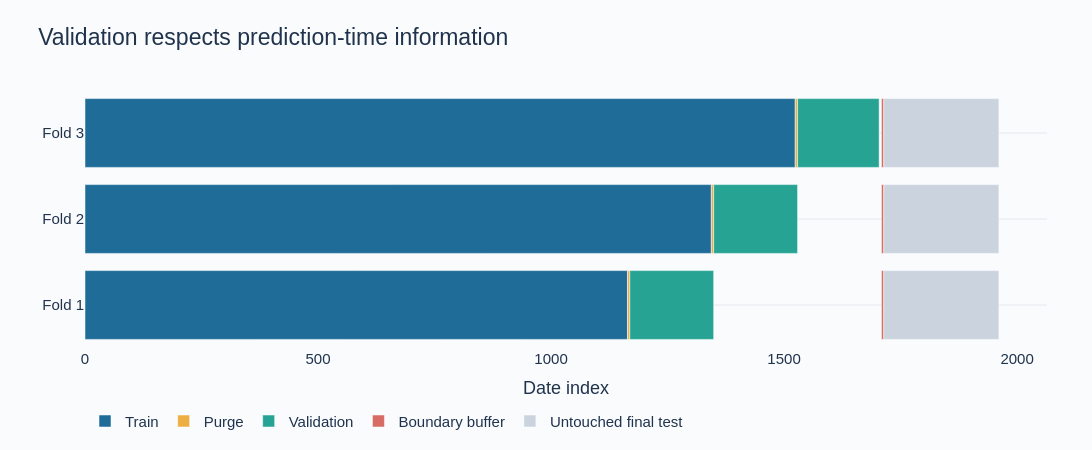

The cell this chart's notebook holds for it:
### Markdown cell above
## Protect 247 final-test dates and the boundary buffer

Three expanding walk-forward folds use 180, 180, and 175 validation dates. A five-date terminal embargo ensures every validation target is fully observable before the reserved interval begins. Five dates are purged before every validation block, so all fitting labels were released strictly before its first prediction. All 252 nominally reserved origins remain outside development. The initial evaluation already inspected overlapping forward outcomes through date 1713, so origins 1709–1713 are a permanent buffer. Only origins 1714–1960 (247 dates) qualify for the eventual untouched final test. The downloadable mock test file overlaps training and is not a valid holdout.

### Code cell
fig = go.Figure()
for fold in folds:
    label = f"Fold {fold.number + 1}"
    for part, start, length, color in [
        ("Train", 0, fold.train_stop, "#1F6C99"),
        ("Purge", fold.train_stop, fold.validation_start - fold.train_stop, "#EDAF43"),
        ("Validation", fold.validation_start, fold.validation_stop - fold.validation_start, "#27A394"),
        ("Boundary buffer", development_stop, 5, "#D76C64"),
        ("Untouched final test", development_stop + 5, len(x) - development_stop - 5, "#CAD3DE")]:
        fig.add_trace(go.Bar(x=[length], y=[label], base=start, orientation="h", name=part,
                             marker_color=color, showlegend=fold.number == 0))
fig.update_layout(barmode="overlay", title="Validation respects prediction-time information", xaxis_title="Date index", legend={"orientation": "h", "y": -0.22})
show_figure(fig, root, "validation_protocol", 450)

### Figure 1 — Plotly figure (JSON) as saved in the notebook; plotly's stock layout.template omitted (floating-point values rounded to 4 significant figures)
{"data": [{"base": 0, "marker": {"color": "#1F6C99"}, "name": "Train", "orientation": "h", "showlegend": true, "type": "bar", "x": [1164], "y": ["Fold 1"]}, {"base": 1164, "marker": {"color": "#EDAF43"}, "name": "Purge", "orientation": "h", "showlegend": true, "type": "bar", "x": [5], "y": ["Fold 1"]}, {"base": 1169, "marker": {"color": "#27A394"}, "name": "Validation", "orientation": "h", "showlegend": true, "type": "bar", "x": [180], "y": ["Fold 1"]}, {"base": 1709, "marker": {"color": "#D76C64"}, "name": "Boundary buffer", "orientation": "h", "showlegend": true, "type": "bar", "x": [5], "y": ["Fold 1"]}, {"base": 1714, "marker": {"color": "#CAD3DE"}, "name": "Untouched final test", "orientation": "h", "showlegend": true, "type": "bar", "x": [247], "y": ["Fold 1"]}, {"base": 0, "marker": {"color": "#1F6C99"}, "name": "Train", "orientation": "h", "showlegend": false, "type": "bar", "x": [1344], "y": ["Fold 2"]}, {"base": 1344, "marker": {"color": "#EDAF43"}, "name": "Purge", "orientation": "h", "showlegend": false, "type": "bar", "x": [5], "y": ["Fold 2"]}, {"base": 1349, "marker": {"color": "#27A394"}, "name": "Validation", "orientation": "h", "showlegend": false, "type": "bar", "x": [180], "y": ["Fold 2"]}, {"base": 1709, "marker": {"color": "#D76C64"}, "name": "Boundary buffer", "orientation": "h", "showlegend": false, "type": "bar", "x": [5], "y": ["Fold 2"]}, {"base": 1714, "marker": {"color": "#CAD3DE"}, "name": "Untouched final test", "orientation": "h", "showlegend": false, "type": "bar", "x": [247], "y": ["Fold 2"]}, {"base": 0, "marker": {"color": "#1F6C99"}, "name": "Train", "orientation": "h", "showlegend": false, "type": "bar", "x": [1524], "y": ["Fold 3"]}, {"base": 1524, "marker": {"color": "#EDAF43"}, "name": "Purge", "orientation": "h", "showlegend": false, "type": "bar", "x": [5], "y": ["Fold 3"]}, {"base": 1529, "marker": {"color": "#27A394"}, "name": "Validation", "orientation": "h", "showlegend": false, "type": "bar", "x": [175], "y": ["Fold 3"]}, {"base": 1709, "marker": {"color": "#D76C64"}, "name": "Boundary buffer", "orientation": "h", "showlegend": false, "type": "bar", "x": [5], "y": ["Fold 3"]}, {"base": 1714, "marker": {"color": "#CAD3DE"}, "name": "Untouched final test", "orientation": "h", "showlegend": false, "type": "bar", "x": [247], "y": ["Fold 3"]}], "layout": {"barmode": "overlay", "colorway": ["#1F6C99", "#27A394", "#EDAF43", "#D76C64", "#8070A6"], "font": {"color": "#20334D", "family": "Arial", "size": 15}, "height": 450, "legend": {"orientation": "h", "y": -0.22}, "margin": {"b": 80, "l": 85, "r": 45, "t": 90}, "paper_bgcolor": "#FAFBFD", "plot_bgcolor": "#FAFBFD", "title": {"font": {"size": 23}, "text": "Validation respects prediction-time information", "x": 0.035}, "width": 1120, "xaxis": {"showgrid": false, "title": {"text": "Date index"}, "zeroline": false}, "yaxis": {"gridcolor": "#E3E9F0", "zerolinecolor": "#9EAFBF"}}}
